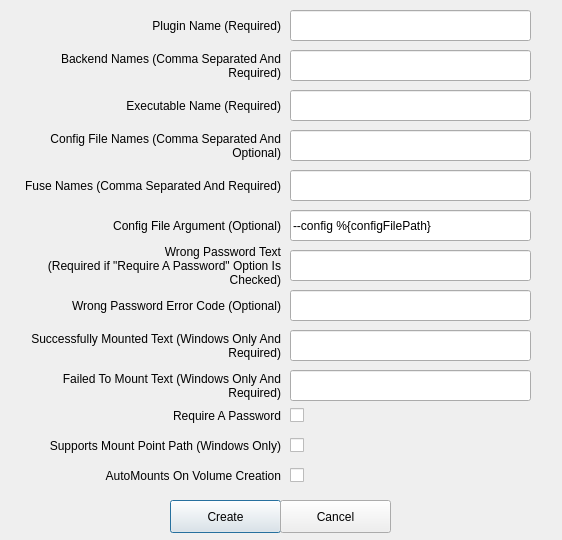
<?xml version="1.0" encoding="UTF-8"?>
<ui version="4.0">
 <class>createBackendWIndow</class>
 <widget class="QDialog" name="createBackendWIndow">
  <property name="windowModality">
   <enum>Qt::ApplicationModal</enum>
  </property>
  <property name="geometry">
   <rect>
    <x>0</x>
    <y>0</y>
    <width>562</width>
    <height>540</height>
   </rect>
  </property>
  <property name="windowTitle">
   <string>Create A Backend Configuration File</string>
  </property>
  <property name="modal">
   <bool>true</bool>
  </property>
  <widget class="QLabel" name="label">
   <property name="geometry">
    <rect>
     <x>10</x>
     <y>10</y>
     <width>271</width>
     <height>31</height>
    </rect>
   </property>
   <property name="text">
    <string>Plugin Name (Required)</string>
   </property>
   <property name="alignment">
    <set>Qt::AlignRight|Qt::AlignTrailing|Qt::AlignVCenter</set>
   </property>
   <property name="wordWrap">
    <bool>true</bool>
   </property>
  </widget>
  <widget class="QLineEdit" name="lineEditPluginName">
   <property name="geometry">
    <rect>
     <x>290</x>
     <y>10</y>
     <width>241</width>
     <height>31</height>
    </rect>
   </property>
  </widget>
  <widget class="QLabel" name="label_2">
   <property name="geometry">
    <rect>
     <x>10</x>
     <y>90</y>
     <width>271</width>
     <height>31</height>
    </rect>
   </property>
   <property name="text">
    <string>Executable Name (Required)</string>
   </property>
   <property name="alignment">
    <set>Qt::AlignRight|Qt::AlignTrailing|Qt::AlignVCenter</set>
   </property>
   <property name="wordWrap">
    <bool>true</bool>
   </property>
  </widget>
  <widget class="QLineEdit" name="lineEditExecutableName">
   <property name="geometry">
    <rect>
     <x>290</x>
     <y>90</y>
     <width>241</width>
     <height>31</height>
    </rect>
   </property>
  </widget>
  <widget class="QLabel" name="label_3">
   <property name="geometry">
    <rect>
     <x>10</x>
     <y>170</y>
     <width>271</width>
     <height>31</height>
    </rect>
   </property>
   <property name="text">
    <string>Fuse Names (Comma Separated And Required)</string>
   </property>
   <property name="alignment">
    <set>Qt::AlignRight|Qt::AlignTrailing|Qt::AlignVCenter</set>
   </property>
   <property name="wordWrap">
    <bool>true</bool>
   </property>
  </widget>
  <widget class="QLineEdit" name="lineEditFuseNames">
   <property name="geometry">
    <rect>
     <x>290</x>
     <y>170</y>
     <width>241</width>
     <height>31</height>
    </rect>
   </property>
  </widget>
  <widget class="QLabel" name="label_4">
   <property name="geometry">
    <rect>
     <x>10</x>
     <y>210</y>
     <width>271</width>
     <height>31</height>
    </rect>
   </property>
   <property name="text">
    <string>Config File Argument (Optional)</string>
   </property>
   <property name="alignment">
    <set>Qt::AlignRight|Qt::AlignTrailing|Qt::AlignVCenter</set>
   </property>
   <property name="wordWrap">
    <bool>true</bool>
   </property>
  </widget>
  <widget class="QLineEdit" name="lineEditConfigFileArgument">
   <property name="geometry">
    <rect>
     <x>290</x>
     <y>210</y>
     <width>241</width>
     <height>31</height>
    </rect>
   </property>
   <property name="text">
    <string>--config %{configFilePath}</string>
   </property>
  </widget>
  <widget class="QLabel" name="label_6">
   <property name="geometry">
    <rect>
     <x>10</x>
     <y>400</y>
     <width>271</width>
     <height>31</height>
    </rect>
   </property>
   <property name="text">
    <string>Require A Password</string>
   </property>
   <property name="alignment">
    <set>Qt::AlignRight|Qt::AlignTrailing|Qt::AlignVCenter</set>
   </property>
   <property name="wordWrap">
    <bool>true</bool>
   </property>
  </widget>
  <widget class="QCheckBox" name="cbRequiresAPassword">
   <property name="geometry">
    <rect>
     <x>290</x>
     <y>400</y>
     <width>21</width>
     <height>31</height>
    </rect>
   </property>
   <property name="text">
    <string/>
   </property>
  </widget>
  <widget class="QLabel" name="label_7">
   <property name="geometry">
    <rect>
     <x>10</x>
     <y>430</y>
     <width>271</width>
     <height>31</height>
    </rect>
   </property>
   <property name="text">
    <string>Supports Mount Point Path (Windows Only)</string>
   </property>
   <property name="alignment">
    <set>Qt::AlignRight|Qt::AlignTrailing|Qt::AlignVCenter</set>
   </property>
   <property name="wordWrap">
    <bool>true</bool>
   </property>
  </widget>
  <widget class="QCheckBox" name="cbSupportsMountPointPaths">
   <property name="geometry">
    <rect>
     <x>290</x>
     <y>430</y>
     <width>21</width>
     <height>31</height>
    </rect>
   </property>
   <property name="text">
    <string/>
   </property>
  </widget>
  <widget class="QLabel" name="label_8">
   <property name="geometry">
    <rect>
     <x>10</x>
     <y>230</y>
     <width>271</width>
     <height>71</height>
    </rect>
   </property>
   <property name="text">
    <string>Wrong Password Text
(Required if &quot;Require A Password&quot; Option Is Checked)</string>
   </property>
   <property name="alignment">
    <set>Qt::AlignRight|Qt::AlignTrailing|Qt::AlignVCenter</set>
   </property>
   <property name="wordWrap">
    <bool>true</bool>
   </property>
  </widget>
  <widget class="QLineEdit" name="lineEditWrongPasswordText">
   <property name="geometry">
    <rect>
     <x>290</x>
     <y>250</y>
     <width>241</width>
     <height>31</height>
    </rect>
   </property>
  </widget>
  <widget class="QLabel" name="label_9">
   <property name="geometry">
    <rect>
     <x>10</x>
     <y>290</y>
     <width>271</width>
     <height>31</height>
    </rect>
   </property>
   <property name="text">
    <string>Wrong Password Error Code (Optional)</string>
   </property>
   <property name="alignment">
    <set>Qt::AlignRight|Qt::AlignTrailing|Qt::AlignVCenter</set>
   </property>
   <property name="wordWrap">
    <bool>true</bool>
   </property>
  </widget>
  <widget class="QLineEdit" name="lineEditWrongPasswordErrorCode">
   <property name="geometry">
    <rect>
     <x>290</x>
     <y>290</y>
     <width>241</width>
     <height>31</height>
    </rect>
   </property>
  </widget>
  <widget class="QPushButton" name="pbCreate">
   <property name="geometry">
    <rect>
     <x>170</x>
     <y>500</y>
     <width>111</width>
     <height>33</height>
    </rect>
   </property>
   <property name="text">
    <string>Create</string>
   </property>
  </widget>
  <widget class="QLabel" name="label_5">
   <property name="geometry">
    <rect>
     <x>10</x>
     <y>130</y>
     <width>271</width>
     <height>31</height>
    </rect>
   </property>
   <property name="text">
    <string>Config File Names (Comma Separated And Optional)</string>
   </property>
   <property name="alignment">
    <set>Qt::AlignRight|Qt::AlignTrailing|Qt::AlignVCenter</set>
   </property>
   <property name="wordWrap">
    <bool>true</bool>
   </property>
  </widget>
  <widget class="QLineEdit" name="lineEditConfigFileNames">
   <property name="geometry">
    <rect>
     <x>290</x>
     <y>130</y>
     <width>241</width>
     <height>31</height>
    </rect>
   </property>
  </widget>
  <widget class="QLabel" name="label_10">
   <property name="geometry">
    <rect>
     <x>10</x>
     <y>330</y>
     <width>271</width>
     <height>31</height>
    </rect>
   </property>
   <property name="text">
    <string>Successfully Mounted Text (Windows Only And Required)</string>
   </property>
   <property name="alignment">
    <set>Qt::AlignRight|Qt::AlignTrailing|Qt::AlignVCenter</set>
   </property>
   <property name="wordWrap">
    <bool>true</bool>
   </property>
  </widget>
  <widget class="QLineEdit" name="lineEditSuccessfullyMountedText">
   <property name="geometry">
    <rect>
     <x>290</x>
     <y>330</y>
     <width>241</width>
     <height>31</height>
    </rect>
   </property>
  </widget>
  <widget class="QLabel" name="label_11">
   <property name="geometry">
    <rect>
     <x>10</x>
     <y>370</y>
     <width>271</width>
     <height>31</height>
    </rect>
   </property>
   <property name="text">
    <string>Failed To Mount Text (Windows Only And Required)</string>
   </property>
   <property name="alignment">
    <set>Qt::AlignRight|Qt::AlignTrailing|Qt::AlignVCenter</set>
   </property>
   <property name="wordWrap">
    <bool>true</bool>
   </property>
  </widget>
  <widget class="QLineEdit" name="lineEditFailedToMountText">
   <property name="geometry">
    <rect>
     <x>290</x>
     <y>370</y>
     <width>241</width>
     <height>31</height>
    </rect>
   </property>
  </widget>
  <widget class="QLabel" name="label_12">
   <property name="geometry">
    <rect>
     <x>10</x>
     <y>460</y>
     <width>271</width>
     <height>31</height>
    </rect>
   </property>
   <property name="text">
    <string>AutoMounts On Volume Creation</string>
   </property>
   <property name="alignment">
    <set>Qt::AlignRight|Qt::AlignTrailing|Qt::AlignVCenter</set>
   </property>
   <property name="wordWrap">
    <bool>true</bool>
   </property>
  </widget>
  <widget class="QCheckBox" name="cbAutoMountsOnVolumeCreation">
   <property name="geometry">
    <rect>
     <x>290</x>
     <y>460</y>
     <width>21</width>
     <height>31</height>
    </rect>
   </property>
   <property name="text">
    <string/>
   </property>
  </widget>
  <widget class="QPushButton" name="pbCancel">
   <property name="geometry">
    <rect>
     <x>280</x>
     <y>500</y>
     <width>111</width>
     <height>33</height>
    </rect>
   </property>
   <property name="text">
    <string>Cancel</string>
   </property>
  </widget>
  <widget class="QLabel" name="label_13">
   <property name="geometry">
    <rect>
     <x>10</x>
     <y>50</y>
     <width>271</width>
     <height>31</height>
    </rect>
   </property>
   <property name="text">
    <string>Backend Names (Comma Separated And Required)</string>
   </property>
   <property name="alignment">
    <set>Qt::AlignRight|Qt::AlignTrailing|Qt::AlignVCenter</set>
   </property>
   <property name="wordWrap">
    <bool>true</bool>
   </property>
  </widget>
  <widget class="QLineEdit" name="lineEditNames">
   <property name="geometry">
    <rect>
     <x>290</x>
     <y>50</y>
     <width>241</width>
     <height>31</height>
    </rect>
   </property>
  </widget>
 </widget>
 <tabstops>
  <tabstop>lineEditPluginName</tabstop>
  <tabstop>lineEditNames</tabstop>
  <tabstop>lineEditExecutableName</tabstop>
  <tabstop>lineEditConfigFileNames</tabstop>
  <tabstop>lineEditFuseNames</tabstop>
  <tabstop>lineEditConfigFileArgument</tabstop>
  <tabstop>lineEditWrongPasswordText</tabstop>
  <tabstop>lineEditWrongPasswordErrorCode</tabstop>
  <tabstop>lineEditSuccessfullyMountedText</tabstop>
  <tabstop>lineEditFailedToMountText</tabstop>
  <tabstop>cbRequiresAPassword</tabstop>
  <tabstop>cbSupportsMountPointPaths</tabstop>
  <tabstop>cbAutoMountsOnVolumeCreation</tabstop>
  <tabstop>pbCreate</tabstop>
  <tabstop>pbCancel</tabstop>
 </tabstops>
 <resources/>
 <connections/>
</ui>
